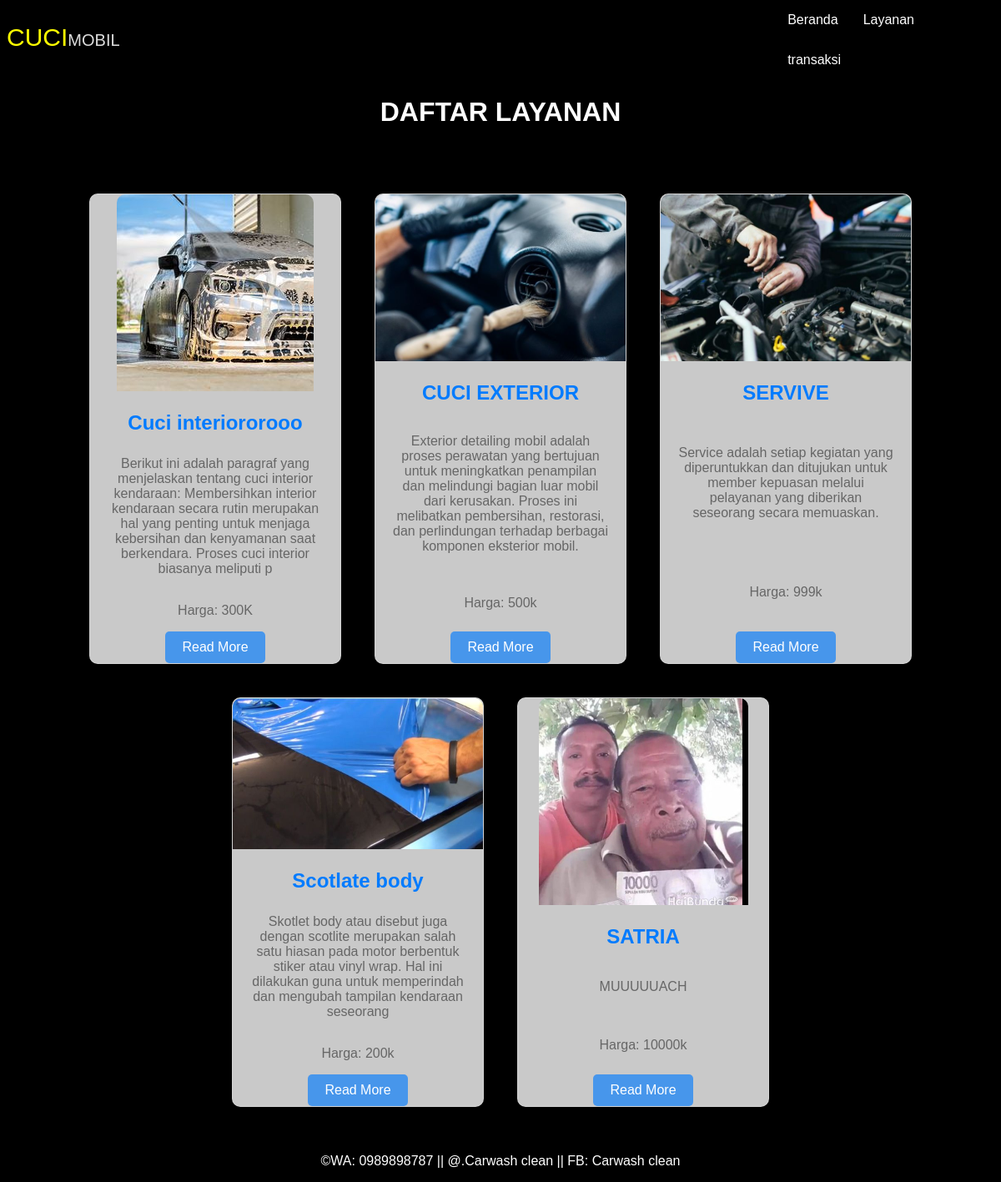
Page /user/layanan.php on the committed database.
### tables this page shows
CREATE TABLE `layanan` (
  `id_layanan` int(11) NOT NULL,
  `jenis_layanan` varchar(255) DEFAULT NULL,
  `gambar` varchar(100) NOT NULL,
  `deskripsi` varchar(250) NOT NULL,
  `website` varchar(250) NOT NULL,
  `harga` varchar(100) NOT NULL
);

### user/layanan.php (the view, shortened to what this page needs)
<!DOCTYPE html>
<html lang="en">
<head>
    <link rel="stylesheet" href="layanan2.css">
</head>
<body>
<header>
        <nav>
            <ul class="waru3">
                <ul class="biasa">
                    <li><a href="TA2DASPROG.php">Beranda</a></li>
                    <li><a href="layanan.php">Layanan</a></li>
                    <li><a href="transaksi.php">transaksi</a></li>
                </ul>
                <ul class="WARU">
                    <p class="waru2" href="#" class="logo"><span class="waru4">CUCI</span>MOBIL</p>
                </ul>
            </ul>
        </nav>
    </header>
<h1><center>DAFTAR LAYANAN</center></h1><br>
<section class="container">
    <?php
    $query_mysql = mysqli_query($mysqli, "SELECT * FROM layanan") or die(mysqli_error($mysqli));
    while($data = mysqli_fetch_array($query_mysql)) {
        $imagePath = '../admin/layanan/uploaded_img/' . $data['gambar'];
        $imageURL = '../admin/layanan/uploaded_img/' . rawurlencode($data['gambar']);
        ?>
    <div class="card">
        <div class="card-image">
            <?php
            if (file_exists($imagePath)) {
                echo '<img src="' . $imageURL . '" alt="' . $data['jenis_layanan'] . '">';
            } else {
                echo '<img src="default_image.png" alt="Default Image">';
            }
            ?>
        </div>
        <h2><?php echo $data['jenis_layanan']; ?></h2>
        <p><?php echo $data['deskripsi']; ?></p>
        <p class="harga">
            Harga:
            <?php
            if (is_numeric($data['harga'])) {
                echo 'Rp' . number_format($data['harga'], 0, ',', '.');
            } else {
                echo $data['harga'];
            }
            ?>
        </p>
        <a href="<?php echo $data['website']; ?>">Read More</a>
    </div>
    <?php } ?>
</section>
       <div class="footer-bottom">
            <p>&copy;WA: 0989898787 || @.Carwash clean || FB: Carwash clean</p>
       </div>
</body>
</html>

### user/layanan2.css (style rules this page uses)
body { font-family: Arial, sans-serif; background-color: #000000; margin: 0; padding: 0; color: #000000; }
nav { background-color: #000000; }
.biasa { width: none; }
ul { list-style-type: none; margin: 0; padding: 0; overflow: hidden; }
li { float: left; list-style-type: none; }
a { display: block; color: rgb(255, 255, 255); text-align: center; padding: 15px; text-decoration: none; }
.waru4 { color: yellow; font-size: 30px; }
.waru3 { display: flex; flex-direction: row-reverse; }
.WARU { display: flex; margin-right: 780px; font-size: 20px; padding: 8px; }
.waru2 { color: #ddd; }
h1 { text-align: center; margin-top: 20px; color: #ffffff; }
.container { display: flex; flex-wrap: wrap; justify-content: center; padding: 20px; }
.card { background-color: #ffffffc9; border: 1px solid #dddddd7c; border-radius: 10px; box-shadow: 0 4px 8px rgba(0,0,0,0.1); margin: 20px; width: 300px; text-align: center; transition: transform 0.2s; display: flex; flex-direction: column; align-items: center; }
.card-image img { border-top-left-radius: 10px; border-top-right-radius: 10px; max-width: 100%; height: auto; }
.card h2 { font-size: 1.5em; margin: 20px 0 10px; color: #007bff; }
.card p { padding: 0 20px; font-size: 1em; color: #666; flex-grow: 1; display: flex; align-items: center; }
.harga { font-size: 1.2em; color: #28a745; }
.card a { display: inline-block; margin-top: auto; padding: 10px 20px; text-decoration: none; background-color: #007bffa4; color: #fff; border-radius: 5px; transition: background-color 0.2s; }
.footer-bottom { display: flex; justify-content: center; align-items: center; color: #ffffff; }

### rows in the picture
layanan: gambar (picture), jenis_layanan "Cuci interiororooo", deskripsi "Berikut ini adalah paragraf yang menjelaskan tentang cuci interior kendaraan: Membersihkan interior kendaraan secara rutin merupakan hal yang penting untuk menjaga kebersihan dan kenyamanan saat berkendara. Proses cuci interior biasanya meliputi p", harga "300K"
layanan: gambar (picture), jenis_layanan "CUCI EXTERIOR", deskripsi "Exterior detailing mobil adalah proses perawatan yang bertujuan untuk meningkatkan penampilan dan melindungi bagian luar mobil dari kerusakan. Proses ini melibatkan pembersihan, restorasi, dan perlindungan terhadap berbagai komponen eksterior mobil.", harga "500k"
layanan: gambar (picture), jenis_layanan "SERVIVE", deskripsi "Service adalah setiap kegiatan yang diperuntukkan dan ditujukan untuk member kepuasan melalui pelayanan yang diberikan seseorang secara memuaskan.", harga "999k"
layanan: gambar (picture), jenis_layanan "Scotlate body", deskripsi "Skotlet body atau disebut juga dengan scotlite merupakan salah satu hiasan pada motor berbentuk stiker atau vinyl wrap. Hal ini dilakukan guna untuk memperindah dan mengubah tampilan kendaraan seseorang", harga "200k"
layanan: gambar (picture), jenis_layanan "SATRIA", deskripsi "MUUUUUACH", harga "10000k"
